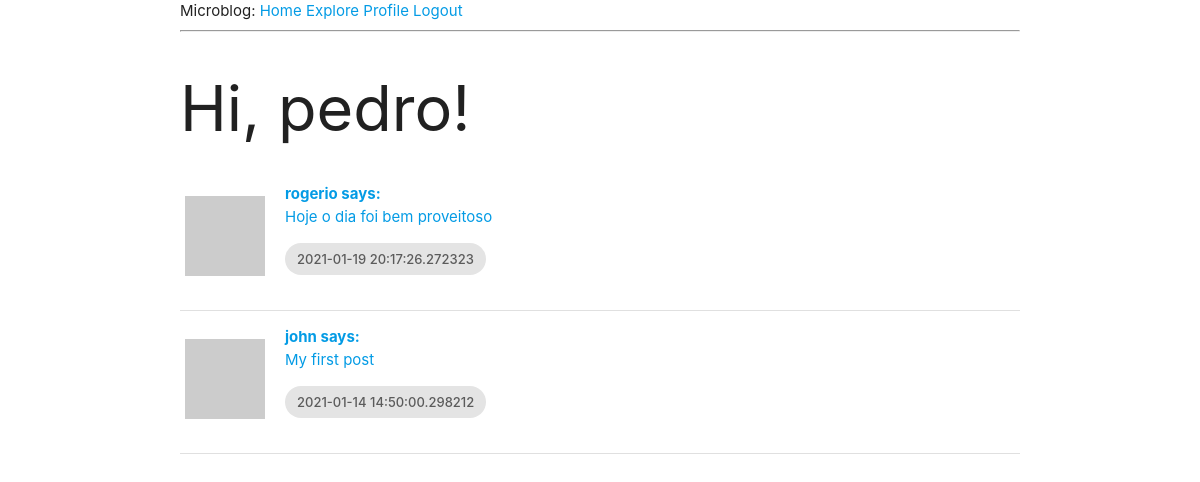
The app's page /explore (signed in), older data.
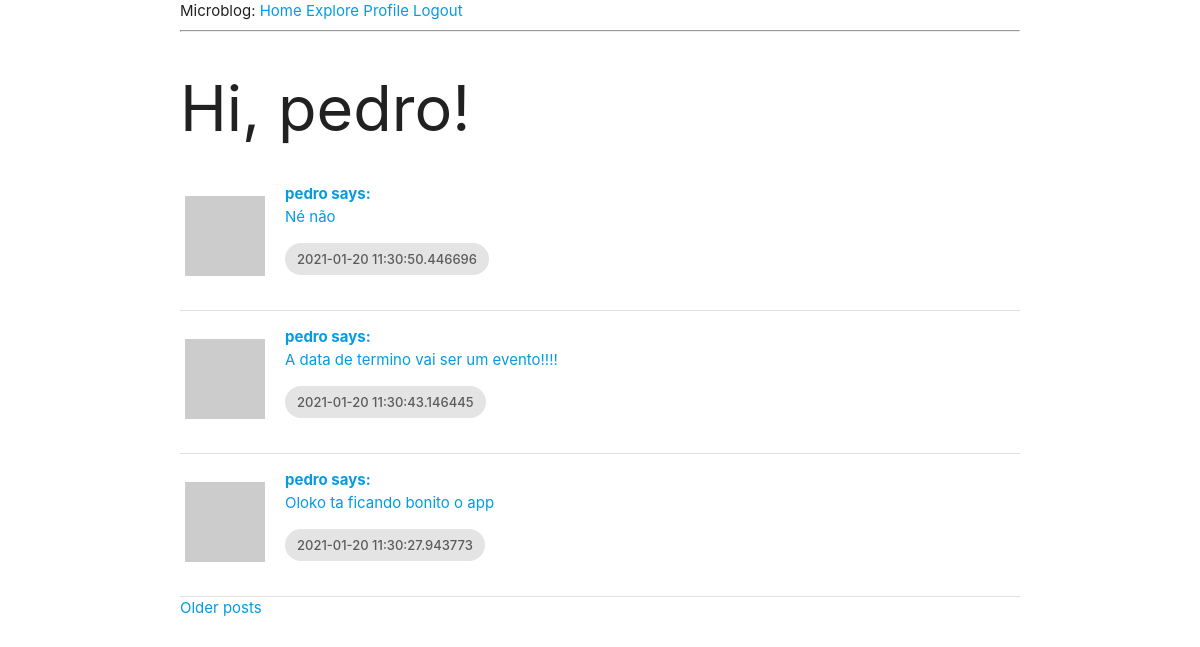
The same page, newer data.
### app/models.py (models this page shows, shortened)
class Post(db.Model):
    id = db.Column(db.Integer, primary_key=True)
    body = db.Column(db.String(140))
    timestamp = db.Column(db.DateTime, index=True, default=datetime.utcnow)
    user_id = db.Column(db.Integer, db.ForeignKey('user.id'))

class User(UserMixin, db.Model):
    id = db.Column(db.Integer, primary_key=True)
    username = db.Column(db.String(64), index=True, unique=True)
    email = db.Column(db.String(120), index=True, unique=True)
    password_hash = db.Column(db.String(128))
    posts = db.relationship('Post', backref='author', lazy='dynamic')
    about_me = db.Column(db.String(140))
    last_seen = db.Column(db.DateTime, default=datetime.utcnow)
    followed = db.relationship(
        'User', secondary=followers,
        primaryjoin=(followers.c.follower_id == id),
        secondaryjoin=(followers.c.followed_id == id),
        backref=db.backref('followers', lazy='dynamic'), lazy='dynamic'
    )
    def avatar(self, size):
        digest = md5(self.email.lower().encode('utf-8')).hexdigest()
        return 'https://www.gravatar.com/avatar/{}?d=identicon&s={}'.format(digest, size)

### app/routes.py (the view)
@app.route('/explore')
@login_required
def explore():
    page = request.args.get('page', 1, type=int)
    posts = Post.query.order_by(Post.timestamp.desc()).paginate(
        page, app.config['POSTS_PER_PAGE'], False
    )
    next_url = url_for('explore', page = posts.next_num) \
        if posts.has_next else None
    prev_url = url_for('explore', page = posts.prev_num) \
        if posts.has_prev else None
    return render_template('index.html', title='Explore', posts=posts.items, next_url=next_url, prev_url=prev_url)

### app/models.py (called while the page is built)
@login.user_loader
def load_user(id):
    return User.query.get(int(id))

### app/routes.py (called while the page is built)
@app.before_request
def before_request():
    if current_user.is_authenticated:
        current_user.last_seen = datetime.utcnow()
        db.session.commit()

### app/templates/index.html (shortened to what this page needs)
{% extends 'base.html' %}
{% block content %}
    <h1>Hi, {{ current_user.username }}!</h1>
    {% for post in posts %}
        {% include '_post.html' %}
    {% endfor %}
    {% if next_url %}
    <a href="{{ next_url }}">Older posts</a>
    {% endif %}
{% endblock content %}

### app/templates/_post.html
<table class="highlight">
    <tr valign="top">
        <td width="100"><img src="{{ post.author.avatar(36) }}"></td>
        <td align="left">
            <a href="{{ url_for('user', username=post.author.username) }}">
                <b>{{ post.author.username }} says:</b><br>{{ post.body }}
            </a>
            <p><span class="chip">{{ post.timestamp }}</span></p>
        </td>
    </tr>
</table>

Row changes from the older to the newer data that the page shows:
no longer on this page (row unchanged): Post: author.username "rogerio", body "Hoje o dia foi bem proveitoso", timestamp "2021-01-19 20:17:26.272323"
no longer on this page (row unchanged): Post: author.username "john", body "My first post", timestamp "2021-01-14 14:50:00.298212"
added Post: author.username "pedro", body "Né não", timestamp "2021-01-20 11:30:50.446696"
added Post: author.username "pedro", body "A data de termino vai ser um evento!!!!", timestamp "2021-01-20 11:30:43.146445"
added Post: author.username "pedro", body "Oloko ta ficando bonito o app", timestamp "2021-01-20 11:30:27.943773"
Text that changed along with them:
text now shown: "Older posts"
